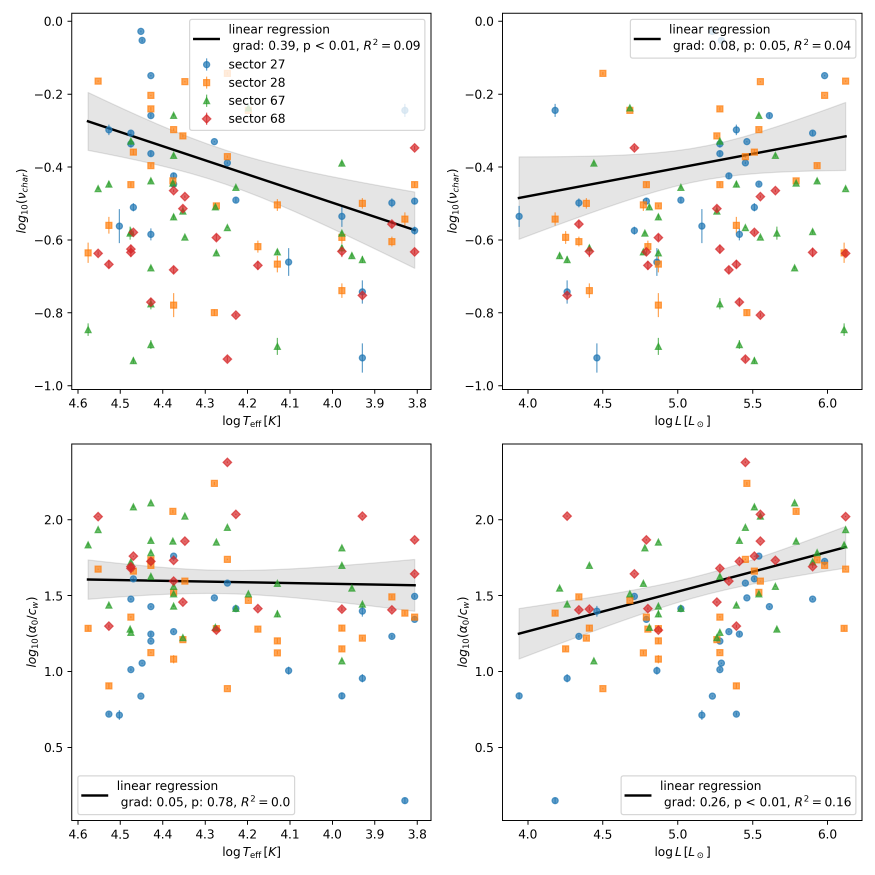
#> input picture handoff/data_survey_raw/vandaele2026/src/figs/confindance_intervals_and_pvalues_sectors.png, 3500 x 3500 px, found by its file name (shown at 1/4 size)
$ python digitize_vandaele.py
#> lines starting #> are read from the running program, lines starting #| are printed output that depends on the picture; after the words box and inside, x2 and y2 are one past the last pixel; in counts of white or black regions, pixels touching at a corner belong together
#!/usr/bin/env python3
"""
Digitise the per-sector SLF parameters of Van Daele+2026 from their Fig. (figs/confindance_intervals_and_pvalues_sectors.png,
arXiv source): log nu_char and log(alpha0/C_w) against log Teff (left) and log L (right), one colour per TESS sector.
Markers are found by colour (matplotlib tab10 at alpha ~0.7 over white), error bars removed by a morphological opening.
Points in the Teff and L panels are paired by equal ordinate within a sector, which recovers (log Teff, log L, value) per
star-sector. Axes are calibrated from the detected tick marks (see the pixel values below).
Writes data_obs/vandaele_digitised.csv.
"""
import os
import numpy as np
import pandas as pd
from PIL import Image
from scipy import ndimage

HERE = os.path.dirname(os.path.abspath(__file__))
FIG = '/mnt/home/mcantiello/work/rednoise/handoff/data_survey_raw/vandaele2026/src/figs/confindance_intervals_and_pvalues_sectors.png'
TAB10 = {27: (31, 119, 180), 28: (255, 127, 14), 67: (44, 160, 44), 68: (214, 39, 40)}
PANELS = {  # (row0, row1, col0, col1) inner frame
    'TL': (56, 1555, 290, 1721), 'TR': (56, 1555, 2013, 3445), 'BL': (1779, 3279, 290, 1721), 'BR': (1779, 3279, 2013, 3445)}
xT = lambda c: 4.6 - (c - 311.5) * 0.8 / (1668.5 - 311.5)
xL = lambda c: 4.0 + (c - 2111.5) * 2.0 / (3309.5 - 2111.5)
yNu = lambda r: -(r - 84.5) / (1542.5 - 84.5)
yA = lambda r: 2.0 - (r - 2078.5) * 1.5 / (2989.5 - 2078.5)


def markers(im, panel, sector, alpha=0.7):
    r0, r1, c0, c1 = PANELS[panel]
    sub = im[r0:r1, c0:c1]
    ref = alpha * np.array(TAB10[sector]) + (1 - alpha) * 255
    d_ref = np.sqrt(((sub - ref) ** 2).sum(-1))
    d_full = np.sqrt(((sub - np.array(TAB10[sector])) ** 2).sum(-1))       # overlaps darken towards the full colour
    mask = (d_ref < 45) | (d_full < 45)
    # other sectors' colours must be further away
    for s, c in TAB10.items():
        if s != sector:
            mask &= np.sqrt(((sub - (alpha * np.array(c) + (1 - alpha) * 255)) ** 2).sum(-1)) > d_ref
    mask = ndimage.binary_opening(mask, structure=np.ones((5, 5)))
    lab, n = ndimage.label(mask)
    out = []
    if n == 0:
        return out
    areas = ndimage.sum(mask, lab, range(1, n + 1))
    cms = ndimage.center_of_mass(mask, lab, range(1, n + 1))
    for a, (rr, cc) in zip(areas, cms):
        if a < 40:
            continue
        if panel == 'TL' and 73 <= rr + r0 <= 500 and 735 <= cc + c0 <= 1640:      # legend box
            continue
        out.append((rr + r0, cc + c0, a))
    return out


def main():
    im = np.asarray(Image.open(FIG).convert('RGB')).astype(float)
    rows = []
    for s in TAB10:
        for top, (pT, pL, fy) in (('nu', ('TL', 'TR', yNu)), ('a', ('BL', 'BR', yA))):
            mT, mL = markers(im, pT, s), markers(im, pL, s)
            medA = np.median([m[2] for m in mT + mL]) if mT + mL else np.nan
            for side, mm in (('T', mT), ('L', mL)):
                for rr, cc, a in mm:
                    rows.append(dict(sector=s, qty=top, side=side, y=fy(rr), x=(xT if side == 'T' else xL)(cc),
                                     area=a, n_merged=max(1, int(round(a / medA)))))
#> this loop made 4 passes
#> pass 1, in markers, `sub = im[r0:r1, c0:c1]`:
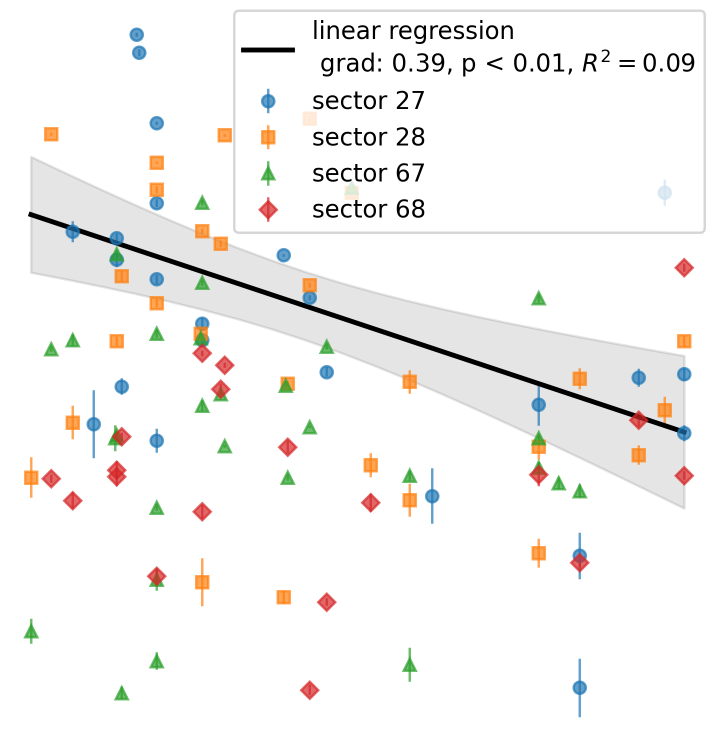
#> sub: shape (1499, 1431, 3) float64 (shown at 1/2 size); mean R, G, B 245.2, 244.2, 243.1
#> pass 1, in markers, `d_ref = np.sqrt(((sub - ref) ** 2).sum(-1))`:
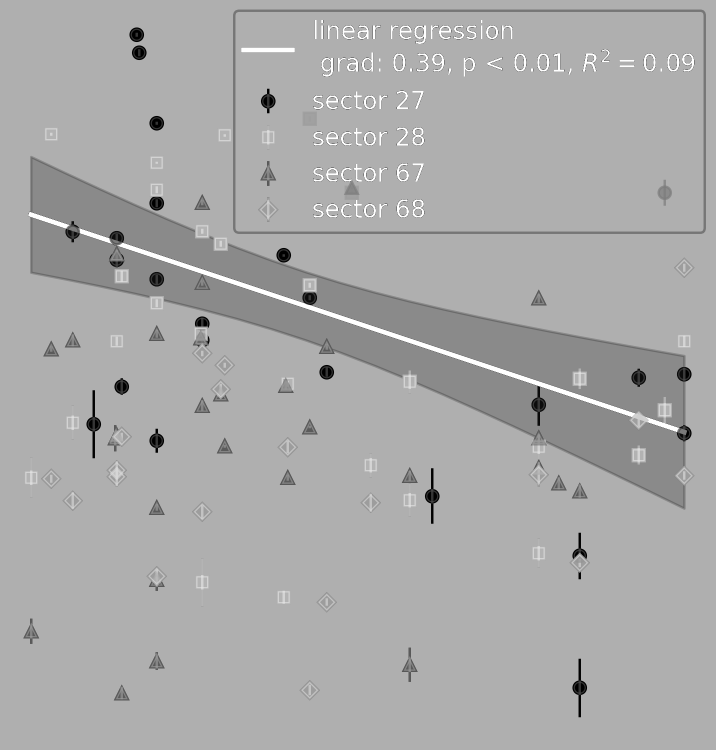
#> d_ref: shape (1499, 1431) float64 (shown at 1/2 size); min 0.964, max 276, mean 185.2; drawn with min black and max white
#> pass 1, in markers, `d_full = np.sqrt(((sub - np.array(TAB10[sector])) ** 2).sum(-1))`:
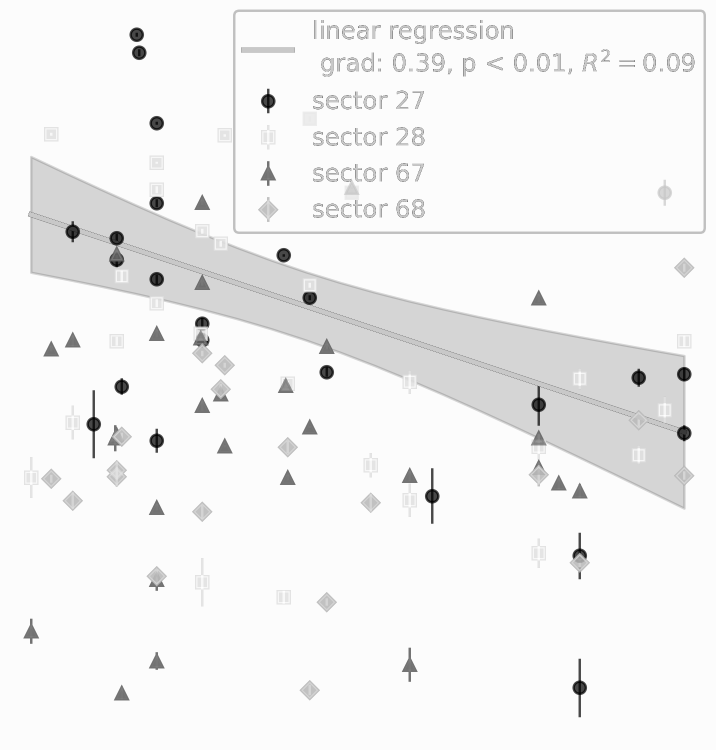
#> d_full: shape (1499, 1431) float64 (shown at 1/2 size); min 4.47, max 275.5, mean 263.1; drawn with min black and max white
#> pass 1, in markers, `mask = (d_ref < 45) | (d_full < 45)`:
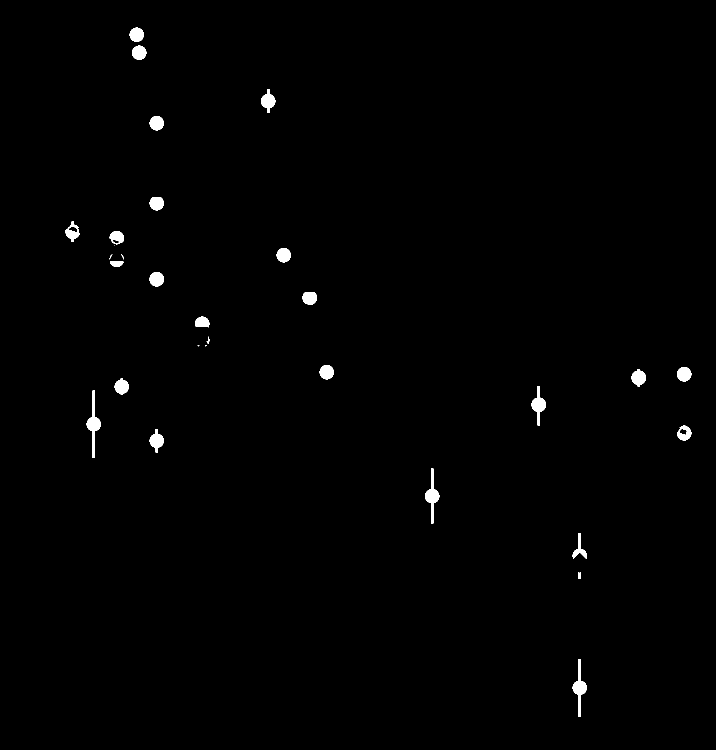
#> mask: shape (1499, 1431) bool (shown at 1/2 size); 0.73% white; 30 white regions (5 under 20 px), largest, box (x1, y1, x2, y2) and area: (173, 781, 202, 916) 1175, (1145, 1318, 1174, 1434) 1080, (850, 937, 879, 1047) 1050
#> after the loop, rows = 442 items
    d = pd.DataFrame(rows)
#> d = table of 442 rows and 7 columns
    print(d.groupby(['qty', 'sector', 'side']).agg(n=('y', 'size'), merged=('n_merged', lambda v: (v > 1).sum())).unstack())
#|              n     merged
#| side         L   T      L  T
#| qty sector
#| a   27      25  23      1  1
#|     28      32  32      0  0
#|     67      40  35      3  5
#|     68      19  20      0  0
#| nu  27      25  24      2  3
#|     28      36  26      0  0
#|     67      34  33      0  0
#|     68      19  19      0  1
    # pair Teff- and L-panel points of the same sector and quantity with equal ordinate
    pairs = []
    for (q, s), g in d.groupby(['qty', 'sector']):
        T, L = g[g.side == 'T'], g[g.side == 'L']
        used = set()
        for _, t in T.sort_values('y').iterrows():
            dy = abs(L.y - t.y)
            dy = dy[~dy.index.isin(used)]
            if len(dy) and dy.min() < 0.006:
                j = dy.idxmin(); used.add(j)
                pairs.append(dict(qty=q, sector=s, lT=t.x, lL=L.loc[j].x, val=t.y, dy=dy.min()))
#> this loop made 8 passes
#> (q, s, g, T, L) on passes 1, 3, 4, 5, 6, 7: ('a', 27, table of 48 rows and 7 columns, table of 23 rows and 7 columns, table of 25 rows and 7 columns), ('a', 67, table of 75 rows and 7 columns, table of 35 rows and 7 columns, table of 40 rows and 7 columns), ('a', 68, table of 39 rows and 7 columns, table of 20 rows and 7 columns, table of 19 rows and 7 columns), ('nu', 27, table of 49 rows and 7 columns, table of 24 rows and 7 columns, table of 25 rows and 7 columns), ('nu', 28, table of 62 rows and 7 columns, table of 26 rows and 7 columns, table of 36 rows and 7 columns), ('nu', 67, table of 67 rows and 7 columns, table of 33 rows and 7 columns, table of 34 rows and 7 columns)
#> (q, s, g, L) on passes 2, 8: ('a', 28, table of 64 rows and 7 columns, table of 32 rows and 7 columns), ('nu', 68, table of 38 rows and 7 columns, table of 19 rows and 7 columns)
#> after the loop, pairs = 176 items
    p = pd.DataFrame(pairs)
#> p = table of 176 rows and 6 columns
    print(p.groupby(['qty', 'sector']).size())
#| qty  sector
#| a    27        16
#|      28        27
#|      67        26
#|      68        14
#| nu   27        21
#|      28        23
#|      67        31
#|      68        18
#| dtype: int64
#> (the run stopped early here; a loop or call above may not have finished)
